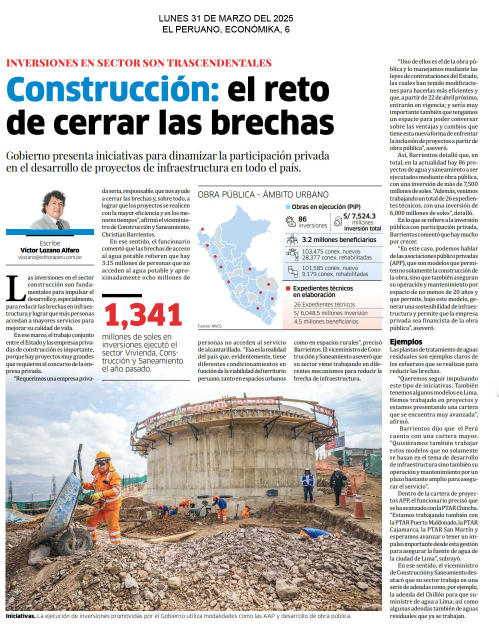
#> input picture input/Images/downloads/01042025/img_1_a87812f2_01042025.jpg, 998 x 1276 px (shown at 1/2 size); its folder holds only this picture in this run
$ python run_image_optimization.py --dir ../../input/Images/downloads/01042025
#> lines starting #> are read from the running program, lines starting #| are printed output that depends on the picture
### codigo/lib/gemini_image_extractor.py
# -*- coding: utf-8 -*-
"""
Módulo para extraer texto de imágenes mediante la API de Google Gemini.
Permite procesar imágenes individuales o lotes de imágenes desde archivos JSON.
"""

import google.generativeai as genai
from PIL import Image
import os
import json
import logging
from datetime import datetime, timedelta
import time

logger = logging.getLogger(__name__)

# Definición de Prompts Predefinidos
PREDEFINED_PROMPTS = {
    "simple": (
        "Extrae únicamente el texto legible que encuentres en esta imagen de documento escaneado. "
        "Ignora por completo cualquier logotipo, gráfico, figura, fotografía, diagrama o elemento visual similar. "
        "No describas la imagen, solo transcribe el texto."
    ),
    "detallado": (
        "Realiza una transcripción OCR precisa del contenido textual de esta imagen. Captura todo el texto visible incluyendo:"
        "- Titulares y subtítulos (respeta mayúsculas/minúsculas)"
        "- Párrafos completos (mantén la estructura original)"
        "- Pies de foto y leyendas (solo el texto)"
        "- Marcadores de viñetas y numeración"
        "- Información en cuadros de texto y destacados"
        "Preserva el formato original en cuanto a:"
        "- Separación entre párrafos"
        "- Estructura de columnas (transcribe de izquierda a derecha, columna por columna)"
        "- Jerarquía visual (títulos, subtítulos, cuerpo)"
        "Excluye elementos no textuales como imágenes, gráficos, bordes decorativos y logotipos."
        "No interpretes, resumas ni reorganices el contenido; transcribe fielmente como aparece."
        "Si algún texto es ilegible o dudoso, indícalo con [ilegible]."
    ),
    "estructurado": (
        "Analiza la estructura de esta página (probablemente un diario o documento similar) y extrae todo el texto de los artículos, titulares y bloques de texto. "
        "Omite deliberadamente cualquier imagen, publicidad gráfica, gráfico estadístico, o logotipo. "
        "Conserva los saltos de párrafo si es posible, pero enfócate en obtener solo el contenido escrito."
    ),
    "anti-ruido": (
        "Transcribe el texto principal de este documento. Presta especial atención a ignorar elementos visuales distractores como manchas, sellos superpuestos (si no son texto claro), firmas (si son ilegibles o puramente gráficas), y cualquier tipo de gráfico o ilustración. "
        "Devuelve solo el texto puro."
    )
}

class GeminiImageExtractor:
    """
    Clase que encapsula la funcionalidad para extraer texto de imágenes usando Gemini.
    """

    def __init__(self, api_key=None, prompt_key="detallado", model_name='gemini-1.5-pro-latest', batch_size=3, pause_seconds=60):
        """
        Inicializa el extractor de imágenes.

        Args:
            api_key: API key para Gemini (si es None, intentará cargar de variables de entorno)
            prompt_key: Clave del prompt predefinido a usar
            model_name: Nombre del modelo Gemini a utilizar
            batch_size: Número máximo de imágenes a procesar antes de pausar
            pause_seconds: Segundos de pausa entre lotes de imágenes
        """
#> called with prompt_key = 'detallado', model_name = 'gemini-1.5-pro-latest', batch_size = 3, pause_seconds = 60
        self.model_name = model_name
        self.batch_size = batch_size
        self.pause_seconds = pause_seconds

        # Seleccionar prompt
        if prompt_key in PREDEFINED_PROMPTS:
            self.prompt = PREDEFINED_PROMPTS[prompt_key]
        else:
            logger.warning(f"Prompt key '{prompt_key}' no válida, usando 'detallado'")
            self.prompt = PREDEFINED_PROMPTS["detallado"]

        # Configurar Gemini API
        if api_key is None:
            # Intentar obtener de variables de entorno
            import os
            from dotenv import load_dotenv

            # Determinar posibles ubicaciones del archivo .env
            current_dir = os.path.dirname(os.path.abspath(__file__))
            project_root = os.path.abspath(os.path.join(current_dir, os.pardir, os.pardir))
            dotenv_paths = [
                os.path.join(project_root, 'credentials', '.env'),
                os.path.join(project_root, '.env')
            ]

            # Intentar cargar de cada ubicación
            api_key_loaded = False
            for dotenv_path in dotenv_paths:
                if os.path.exists(dotenv_path):
                    load_dotenv(dotenv_path=dotenv_path)
                    logger.debug(f"Cargado archivo .env desde: {dotenv_path}")
                    api_key = os.getenv("GOOGLE_API_KEY")
                    if api_key:
                        api_key_loaded = True
                        break

            if not api_key_loaded:
                error_msg = "No se encontró GOOGLE_API_KEY en variables de entorno"
                logger.error(error_msg)
                raise ValueError(error_msg)

        # Asegurar que la API key sea válida
        try:
            # Si es un diccionario, intentar extraer la clave
            if isinstance(api_key, dict):
                if 'key' in api_key:
                    api_key = api_key['key']
                elif 'api_key' in api_key:
                    api_key = api_key['api_key']
                else:
                    api_key = str(api_key)

            # Asegurar que sea string y eliminar espacios en blanco
            if api_key is not None:
                api_key = str(api_key).strip()

            if not api_key:
                raise ValueError("API key vacía o inválida")

            # Configurar Gemini con la key limpia
            genai.configure(api_key=api_key)
            logger.info(f"API Gemini configurada correctamente con modelo: {model_name}")
        except Exception as e:
            error_msg = f"Error al configurar API Gemini: {e}"
            logger.error(error_msg)
            raise ValueError(error_msg)

    # [319 lines left out: functions extract_text_from_image, process_images_from_json, process_date_range, parse_date_str, extract_from_images, not called in this run]

# Punto de entrada para ejecución directa
# [60 lines that do not run on import are left out]

### codigo/improved/complexity_analyzer.py
"""
complexity_analyzer.py
Implementación mejorada del análisis de complejidad de imágenes para el sistema NewsAgent.
Este módulo se encarga de evaluar la complejidad de las imágenes para determinar si necesitan
procesamiento individual o en lotes.
"""

import os
import cv2
import numpy as np
import logging
from PIL import Image, ImageFilter, ImageEnhance
import math

# Configurar logging
logger = logging.getLogger("complexity_analyzer")
if not logger.handlers:
    logger.setLevel(logging.INFO)
    formatter = logging.Formatter('%(asctime)s - %(name)s - %(levelname)s - %(message)s')
    stream_handler = logging.StreamHandler()
    stream_handler.setFormatter(formatter)
    logger.addHandler(stream_handler)

def analyze_image_complexity(image_path):
    """
    Analiza la complejidad de una imagen basada en múltiples criterios.

    Args:
        image_path: Ruta a la imagen a analizar

    Returns:
        tuple: (score_complejidad, texto_estimado, necesita_procesamiento_individual)
    """
    try:
        # 1. Tamaño del archivo como primer indicador
        file_size_mb = os.path.getsize(image_path) / (1024 * 1024)

        # Si la imagen es muy grande, automáticamente es compleja
        if file_size_mb > 2.0:
            logger.info(f"Imagen {os.path.basename(image_path)} clasificada como compleja por tamaño ({file_size_mb:.2f}MB)")
            return 0.75, 5000, True

        # 2. Intentamos abrir y analizar la imagen
        try:
            img = cv2.imread(image_path)
#> img is the input picture: shape (1276, 998, 3); mean B, G, R 203.9, 206.4, 208.9
            if img is None:
                logger.warning(f"No se pudo leer la imagen: {os.path.basename(image_path)}")
                return 0.7, 3000, True  # Asumimos que es compleja si no podemos leerla
        except Exception as img_err:
            logger.error(f"Error al abrir imagen {os.path.basename(image_path)}: {img_err}")
            return 0.7, 3000, True

        # Verificamos las dimensiones de la imagen
        height, width = img.shape[:2]
        resolution = width * height

        # Si la resolución es muy alta, considerarla compleja
        if resolution > 4000000:  # Más de 4 megapíxeles
            logger.info(f"Imagen {os.path.basename(image_path)} clasificada como compleja por resolución ({width}x{height})")
            return 0.7, 4000, True

        # Convertir a escala de grises para análisis
        gray = cv2.cvtColor(img, cv2.COLOR_BGR2GRAY)
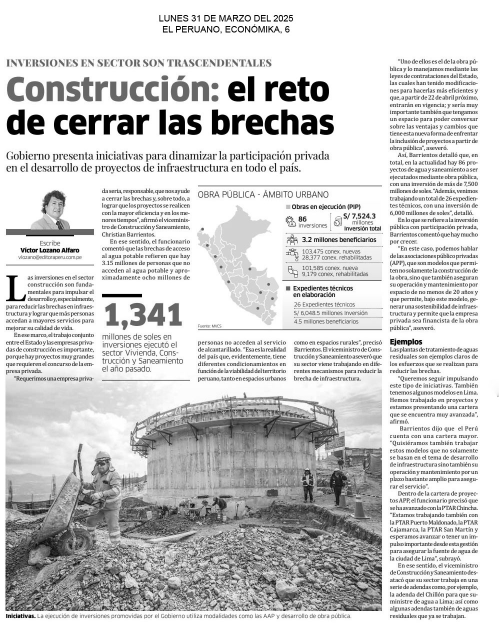
#> gray: shape (1276, 998) (shown at 1/2 size); min 0, max 255, mean 206.9

        # 3. Análisis avanzado de características

        # a) Detección de bordes con dos umbrales diferentes
        edges_loose = cv2.Canny(gray, 50, 150)  # Detecta más bordes (sensible)
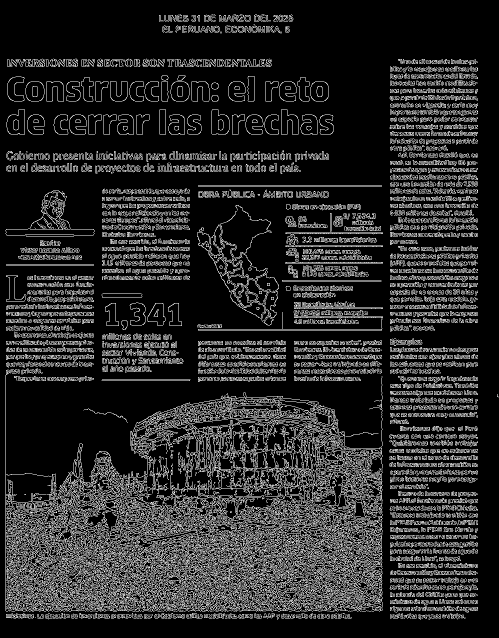
#> edges_loose: shape (1276, 998) (shown at 1/2 size); 16% white in thin lines or dots
        edges_tight = cv2.Canny(gray, 100, 200)  # Solo bordes definidos
#> edges_tight: shape (1276, 998); 15% white in thin lines or dots

        # Más diferencia entre bordes sueltos y definidos indica contenido complejo
        edge_ratio_loose = np.count_nonzero(edges_loose) / edges_loose.size
#> edge_ratio_loose = 0.16
#> (the rest of the program and of its run is left out)
